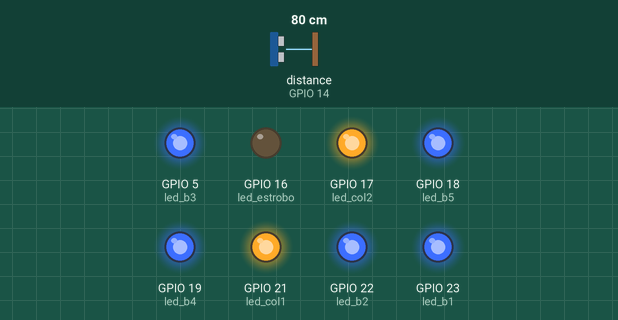
Recording of a sketch running on a simulated ESP32. Parts: output pins drawn as LEDs (lit = HIGH). The inputs (shaded band) are chosen by the test bench; at power-on: distance to the obstacle (sensor on GPIO 14) 80 cm. The echo pulse lasts 58.3 µs per cm; pins used as bus, display or sensor lines are not drawn; what the sketch prints to the serial monitor is not drawn.

Above: at 4.7 s.
At 21.43 s:
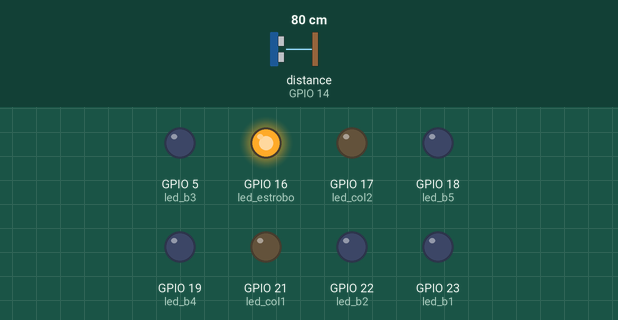
At 65.89 s:
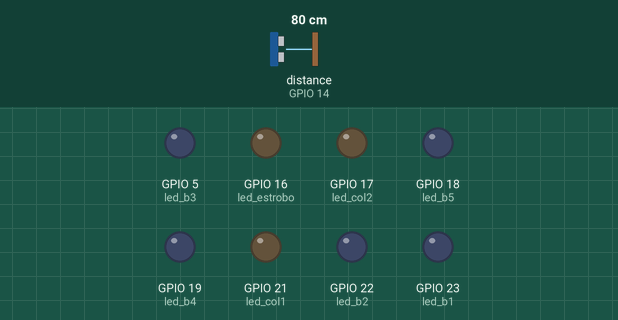
Timing chart, 0 to 76.9 s (numbered marks = the images above):
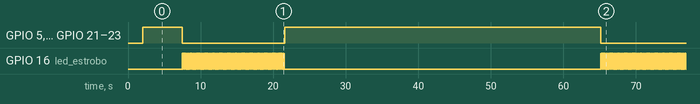

Measured:
- by itself, GPIO 16 (led_estrobo): moves between LOW and HIGH, repeating every 57.6 s
- by itself, GPIO 5 (led_b3), GPIO 17 (led_col2), GPIO 18 (led_b5), GPIO 19 (led_b4), GPIO 21 (led_col1), GPIO 22 (led_b2), GPIO 23 (led_b1): repeats every 57.6 s: LOW 14.1 s, HIGH 43.5 s
- by itself, everything shown: repeats every 57.6 s, in 95 steps

The sketch:

nido_v8.ino
```cpp
/// Circuito entero


///Dependencias WiFiUdp.h
#include <WiFi.h>
#include <WiFiClient.h>
#include <WiFiAP.h>
#include <WiFiUdp.h>


//Definimos la RED y la contraseña que luego los clientes van a necesitar conectarse

const char *ssid = "Arakne";
const char *password = "12345678";

const char * udpAddress1 = "192.168.4.21";   //Definimos las IPs de los cliente
const char * udpAddress2 = "192.168.4.22";
const int udpPort = 3333;

WiFiUDP udp;


//Pines del sensor
const int pin_ultrasonico_echo = 14;
const int pin_ultrasonico_trigger = 12;
long duracion;
int distancia;
const int dist_maxima = 2000;     //cm

// Pines LED
const int led_b1 = 23;
const int led_b2 = 22;
const int led_b3 = 5;
const int led_b4 = 19;
const int led_b5 = 18;
const int led_col1 = 21;
const int led_col2 = 17;
const int led_estrobo = 16;


//Variables de control
String estadoObra = "0";
//double tiempoEstado2 = 2000;///cuanto queres que dure el estado 2, en milisegundos
double cuandoCambio = 0;


void setup() {

  Serial.begin(115200);
  delay(2000);

  // Sensor
  pinMode(pin_ultrasonico_echo, INPUT);
  pinMode(pin_ultrasonico_trigger, OUTPUT);

  // LED
  pinMode(led_b1, OUTPUT);
  pinMode(led_b2, OUTPUT);
  pinMode(led_b3, OUTPUT);
  pinMode(led_b4, OUTPUT);
  pinMode(led_b5, OUTPUT);
  pinMode(led_col1, OUTPUT);
  pinMode(led_col2, OUTPUT);
  pinMode(led_estrobo, OUTPUT);

  // WIFI
  Serial.print("Setting AP (Access Point)…");
  WiFi.softAP(ssid, password);

  // You can remove the password parameter if you want the AP to be open.
  WiFi.softAP(ssid, password);
  IPAddress myIP = WiFi.softAPIP();
  Serial.print("AP IP address: ");
  Serial.println(myIP);


/**
  //envio varias veces el estado de inicio de la obra -- por las dudas
  estadoObra = "0";
  for (int i = 0; i < 10; i++) {
    envioInfo(estadoObra);
    delay(500);
  }
**/

}


void loop() {


  if (estadoObra == "0") {//-----------------------------------------------------------------------
    //aca va lo que hace la obra en estado 0

    Serial.println("Estado 0");
    //Serial.println(estadoObra);


    // NIDO - INACTIVO
    digitalWrite(led_b1, HIGH);
    digitalWrite(led_b2, HIGH);
    digitalWrite(led_b3, HIGH);
    digitalWrite(led_b4, HIGH);
    digitalWrite(led_b5, HIGH);
    digitalWrite(led_col1, HIGH);
    digitalWrite(led_col2, HIGH);
    digitalWrite(led_estrobo, LOW);

   delay(5000);

    //LEER DISTANCIA
    Serial.println(distancia);

    leeSensor();
    if (distancia < dist_maxima) {
    //  cuandoCambio = millis();
      estadoObra = "1";
      envioInfo(estadoObra);

    }

      Serial.println(estadoObra);

  } else if (estadoObra == "1") {//-----------------------------------------------------------------------
    //aca va lo que hace la obra en estado 1

    Serial.println("Estado 1");
    //    Serial.println(estadoObra);

    // NIDO - ACTIVO
    digitalWrite(led_b1, LOW);
    digitalWrite(led_b2, LOW);
    digitalWrite(led_b3, LOW);
    digitalWrite(led_b4, LOW);
    digitalWrite(led_b5, LOW);
    digitalWrite(led_col1, LOW);
    digitalWrite(led_col2, LOW);

    for (int t = 0; t <= 140; t++) {       //// ¿cuanto tiempo queremos que se sostenga el tiempo de activacion? tiempo en mseg /100
      digitalWrite(led_estrobo, HIGH);
      delay(50);
      digitalWrite(led_estrobo, LOW);
      delay(50);
    }

    estadoObra = "2";
    envioInfo(estadoObra);

  } else if (estadoObra == "2") {//-----------------------------------------------------------------------
    //aca va lo que hace la obra en estado 2

    Serial.println("Estado 2");

    // NIDO - INACTIVO
    digitalWrite(led_b1, HIGH);
    digitalWrite(led_b2, HIGH);
    digitalWrite(led_b3, HIGH);
    digitalWrite(led_b4, HIGH);
    digitalWrite(led_b5, HIGH);
    digitalWrite(led_col1, HIGH);
    digitalWrite(led_col2, HIGH);
    digitalWrite(led_estrobo, LOW);


    delay(38000); // Duracion Audio 3

   estadoObra = "0";  //vuelve a estado 0  para iniciar nuevamente, a la espera de alguien
  envioInfo(estadoObra);

  }

}
```

EnvioInfo.ino
```cpp
void envioInfo(String _estado) {
  udp.beginPacket(udpAddress1, udpPort);
  udp.print(_estado); //Valor a enviar
  udp.endPacket();

  udp.beginPacket(udpAddress2, udpPort);
  udp.print(_estado); //Valor a enviar
  udp.endPacket();
}
```

Sensor.ino
```cpp
void leeSensor() {
  digitalWrite(pin_ultrasonico_trigger, LOW);
  delayMicroseconds(2);
  digitalWrite(pin_ultrasonico_trigger, HIGH);
  delayMicroseconds(10);
  digitalWrite(pin_ultrasonico_trigger, LOW);

duracion = pulseIn(pin_ultrasonico_echo, HIGH);

  distancia = duracion * 0.034 / 2;

  delay(500);
}
```
